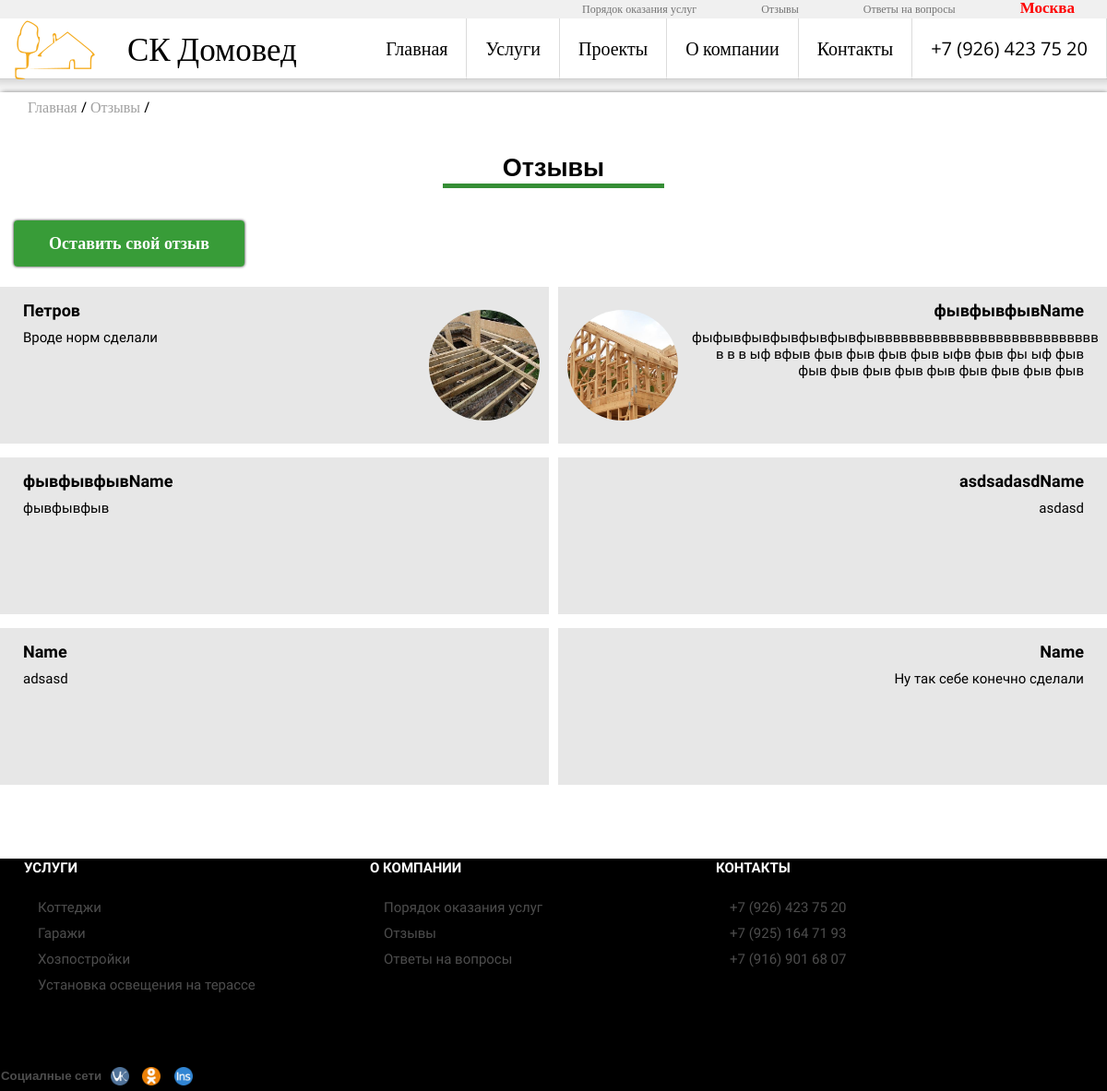
Before: /opinions/ with the older database file.
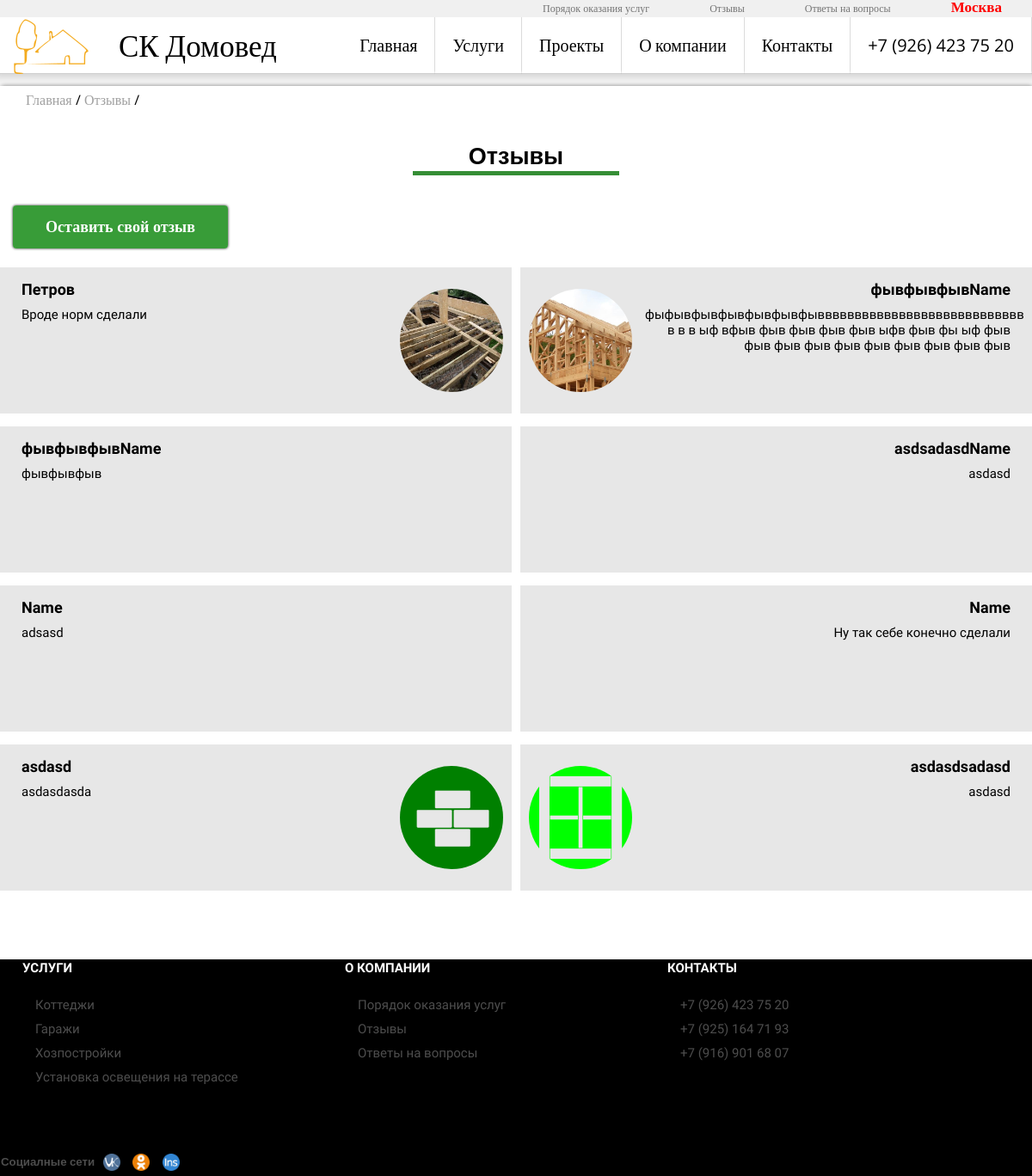
After: the same page with the newer database file.
### good/models.py (models this page shows)
class Opinion(models.Model):
    date=models.DateTimeField(auto_now_add=True,verbose_name="Дата создания")
    name=models.CharField(default="Name",verbose_name="ФИО", max_length=40)
    email=models.EmailField(verbose_name="Email",default="")
    opinion=models.CharField(default="",verbose_name="Отзыв", max_length=150)
    image=models.ImageField(upload_to=make_upload_path,
        blank=True,verbose_name="Фото проекта")
    image_small = ImageSpecField(source='image',
                                 processors=[ResizeToFill(250, 250)],
                                 format='JPEG',
                                 options={'quality': 60})
    boolVisible=models.BooleanField(default=False,verbose_name="Опубликовать")
    class Meta:
        verbose_name_plural="Отзывы"
        verbose_name="Отзыв"

### service/models.py (models this page shows, shortened)
class BaseCategory(models.Model):
        name = models.CharField(default="Название категории/услуги", max_length=50, verbose_name="Название категории/услуги")
        title= models.CharField(default="Заголовок страницы!", max_length=80,verbose_name="Title")
        boolVisible = models.BooleanField(default=False, verbose_name="Опубликовать")
        metaDescription = models.CharField(default="Категория", max_length=50, verbose_name="meta Description")
        keywords = models.CharField(max_length=180, blank=True, null=True)
        boolShowOnMain = models.BooleanField(default=False, verbose_name="Публиковать вместе с категориями")
        slug = models.CharField(unique=True,max_length=200)
        class Meta:
            abstract = True

class Category(BaseCategory):
    description=models.CharField(default="", max_length=300,verbose_name="Описание")
    boolShowOnMain = models.BooleanField(default=False, verbose_name="Публиковать вместе с категориями")
    image = models.ImageField(upload_to=make_upload_path,
                              blank=True,
                              default='',
                              verbose_name="Картинка")
    image_small = ImageSpecField(source='image',
                                 processors=[ResizeToFill(250, 250)],
                                 format='JPEG',
                                 options={'quality': 60})
    image_large = ImageSpecField(source='image',
                                 processors=[ResizeToFill(840, 500)],
                                 format='JPEG',
                                 options={'quality': 60})
    class Meta:
        verbose_name="Категория"
        verbose_name_plural="Категории"

class SubCategory(BaseCategory):
    category=models.ForeignKey(Category,default=1)
    description=models.TextField(default="",verbose_name="Комплектация")
    image = models.ImageField(upload_to=make_upload_path,
                              blank=True,
                              default='',
                              verbose_name="Картинка")
    image_small = ImageSpecField(source='image',
                                 processors=[ResizeToFill(250, 250)],
                                 format='JPEG',
                                 options={'quality': 60})
    image_middle = ImageSpecField(source='image',
                                 processors=[ResizeToFill(660, 500)],
                                 format='JPEG',
                                 options={'quality': 100})
    image_large = ImageSpecField(source='image',
                                 processors=[ResizeToFill(840, 500)],
                                 format='JPEG',
                                 options={'quality': 70})
    class Meta:
        verbose_name="Подкатегория"
        verbose_name_plural="Подкатегории"

### good/views.py (the view)
# urls.py: url(r'^opinions/$', listopinion, name="ListOpinion"),
def listopinion(request):
   args={}
   args.update(csrf(request))
   args['opinions']=Opinion.objects.filter(boolVisible=True)
   args['Crops']=[['Отзывы','opinions']]
   return render_to_response('listOpinions.html',args)

### good/templatetags/goodtags.py (called while the page is built)
@register.inclusion_tag("opinionItem.html")
def opinionItem(opinion,side):
    coll=side%2
    if coll==0:
        gside = 'right'
    else:
        gside='left'
    return {'opinion':opinion,'side':gside}

@register.inclusion_tag('breadcrops.html')
def breadcrops(listing):
    url=''
    for cr in listing:
        url=url+'/'+cr[1]
        cr[1]=url
    crops=listing
    leng=len(crops)
    return {'crops':crops,'leng':leng}

### service/templatetags/servicetags.py (called while the page is built)
@register.inclusion_tag("footerListService.html")
def footerListService():
    args={}
    category=Category.objects.filter(boolVisible=True)[0:5]
    args['category']=category
    if category.count()<5:
        count=5-category.count()
        args['subcategory']=SubCategory.objects.filter(boolVisible=True, boolShowOnMain=True)[0:count]
    return args

### good/templates/listOpinions.html (shortened to what this page needs)
{% extends 'base.html' %}
{% load goodtags %}
{% block 'content' %}
    <div class="sectionIndex">
    <div class="titleName">
			<h1>Отзывы
				<div class="linetitlename"></div>
			</h1>
			</div>
        <div class="listing">
        <div class="lookmore left">
				<a href="/feedback/"><h4>Оставить свой отзыв</h4></a>
			</div>
        <br>
            {% for i in opinions %}
                {% opinionItem i forloop.counter0 %}
            {% endfor %}
        </div>
    </div>
{% endblock %}

### good/templates/opinionItem.html
<div class="otzyvItem {{ side }}">
    {% if opinion.image.url != null %}
				<div class="PhotoMan" style="background-image: url({{ opinion.image_small.url }});">
				</div>
    {% endif %}
				<div class="description">
					<p class="otzyvName">{{ opinion.name }}</p>
					<p class="otzyvText">
                        {{ opinion.opinion }}
                    </p>
				</div>
			</div>

### service/templates/footerListService.html
{% for i in category %}
    <a href="{% url 'ServiceCategory' i.slug %}"><li>{{ i.name }}</li></a>
{% endfor %}
{% for i in subcategory %}
    <a href="{% url 'Services' i.category.slug i.slug %}"><li>{{ i.name }}</li></a>
{% endfor %}

Changed rows visible on the page:
added Opinion: image_small (picture), name "asdasd", opinion "asdasdasda"
added Opinion: image_small (picture), name "asdasdsadasd", opinion "asdasd"
